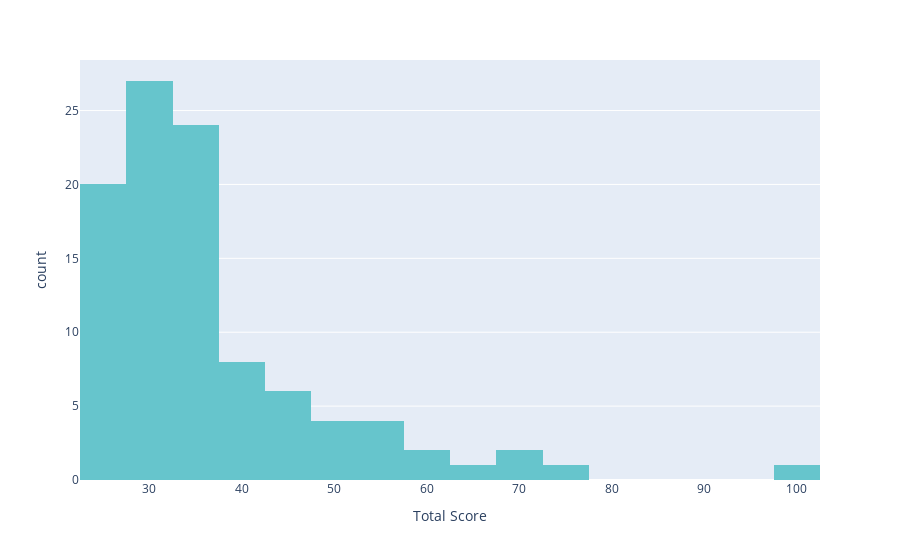

The notebook cell this image was saved under:
### Code cell
fig = px.histogram(Uni_df['ARWU'], x="Total Score",color_discrete_sequence=px.colors.qualitative.Pastel)
fig.show()

### Figure 1 — Plotly figure (JSON) as saved in the notebook; plotly's stock layout.template omitted (floating-point values rounded to 4 significant figures)
{"data": [{"alignmentgroup": "True", "bingroup": "x", "hovertemplate": "Total Score=%{x}<br>count=%{y}<extra></extra>", "legendgroup": "", "marker": {"color": "rgb(102, 197, 204)", "pattern": {"shape": ""}}, "name": "", "offsetgroup": "", "orientation": "v", "showlegend": false, "type": "histogram", "x": [100, 76.8, 70.1, 69.6, 65.3, 60, 58.7, 57.2, 56.1, 55.1, 53.2, 50.4, 50.2, 47.9, 47.5, 47, 46.8, 46.6, 45.9, 45.6, 45.5, 40.5, 40.3, 39.8, 39.5, 39.3, 39.1, 39, 38, 37.3, 37.2, 36.6, 36.1, 35.9, 35.4, 34.7, 34.6, 34.5, 34.4, 34.3, 34.2, 34.2, 33.9, 33.8, 33.8, 33.8, 33.6, 33.4, 33.3, 33.1, 33, 32.9, 32.6, 32, 32, 31.7, 31.5, 31.5, 31.4, 30.8, 30.7, 30.3, 30.3, 30.2, 30.2, 30.1, 30, 30, 29.7, 29.5, 29.3, 29.3, 29.1, 28.9, 28.4, 28.1, 27.9, 27.7, 27.5, 27.5, 27.4, 27.3, 27.2, 27.2, 27.2, 27.2, 27, 26.9, 26.8, 26.7, 26.7, 26.5, 26.5, 26.4, 26.3, 26.1, 26.1, 25.9, 25.8, 25.8], "xaxis": "x", "yaxis": "y"}], "layout": {"barmode": "relative", "legend": {"tracegroupgap": 0}, "margin": {"t": 60}, "xaxis": {"anchor": "y", "domain": [0, 1], "title": {"text": "Total Score"}}, "yaxis": {"anchor": "x", "domain": [0, 1], "title": {"text": "count"}}}}
